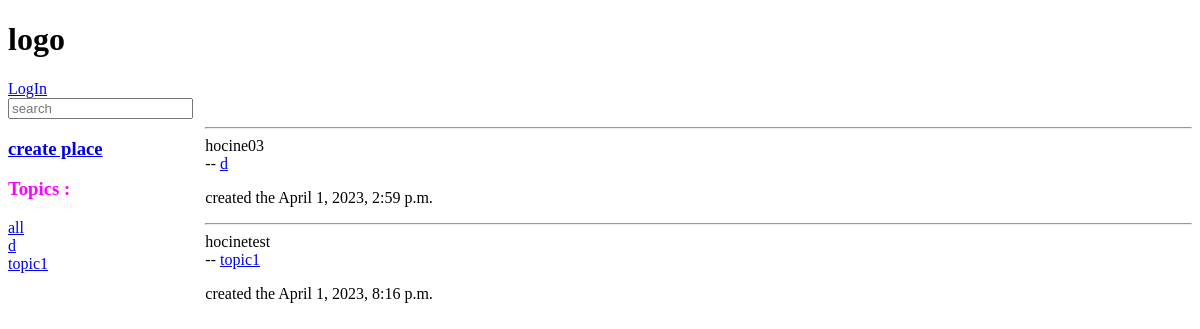
The app's page /, older data.
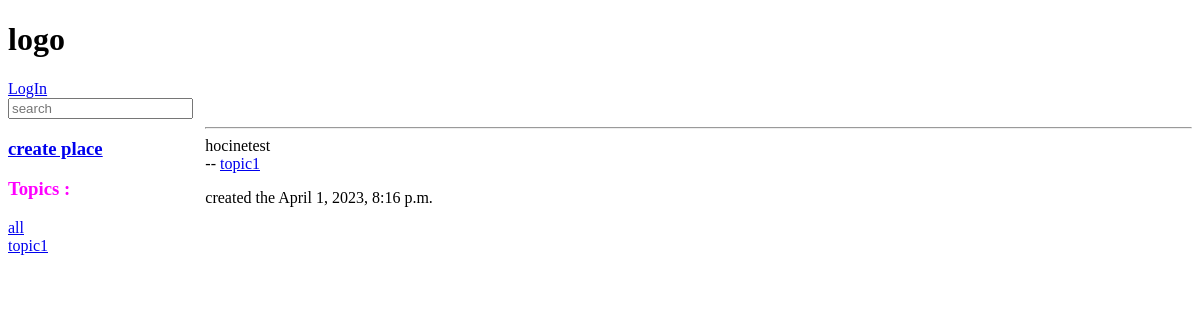
The same page, newer data.
### base/models.py (models this page shows, shortened)
class Place(models.Model):
    user=models.ForeignKey(User,on_delete=models.SET_NULL,null=True)
    name=models.TextField(max_length=20)
    desc=models.TextField(max_length=200,null=True,blank=True)
    updated=models.DateTimeField(auto_now=True)
    created=models.DateTimeField(auto_now_add=True)

### base/views.py (the view)
# urls.py: path('',views.test,name="home"),
def test(request):
  if request.GET.get('q') != None:
    q=request.GET.get('q')
    places = Place.objects.filter(name__contains=q)
  else :
    places = Place.objects.filter()
  context={
     'place':places,
     'user1':user1,
   }
  return render(request,'home.html',context)

### base/templates/home.html (shortened to what this page needs)
{% extends 'main.html' %}
{%block content %}
<div class="home-container">
    <div>
<a href="{% url 'placecreate' %}"><h3>create place</h3> </a>
<h3 style="color:magenta;">Topics :</h3>
<a href="{% url 'home'%}"> all</a>
{% for n in place%}
<div>
<a href="{% url 'home'%}?q={{n.name}}"> {{n.name}}</a></div>
{% endfor%}
</div>
<div>
{%for p in place %}
<div>
    <hr>
    {{p.user}}
    <div>
     --  <a href="{% url 'messagepage' p.id %}">{{p.name}}</a>
    <p> created the <span>{{p.created}}</span></p>
    </div>
</div>
{% endfor %}
</div>
</div>
{% endblock content %}

### base/templates/main.html (shortened to what this page needs)
<!DOCTYPE html>
<html>
<head>
</head>
<body>
    {% include 'navigationbar.html' %}
{% block content %}
{% endblock%}
</body>
</html>

### base/templates/navigationbar.html
<h1> logo</h1>
{% if user.is_authenticated %}
<a href="{% url 'userlogout'%}">LogOut</a>
<h3 align="right">  welcome back  <a href="" ><span style="color: crimson;">{{user.username}}  </span></a></h3>
{% else %}
    <a href="{% url 'userlogin'%}">LogIn</a>
{% endif %}
<form method="GET" action="{% url 'home' %}">
<input type="text" name="q" placeholder="search" />
</form>

### base/templates/home.html (style rules this page uses)
.home-container { display: grid; grid-template-columns: 1fr 5fr; }

Row changes from the older to the newer data that the page shows:
removed Place: name "d", user "hocine03", created "April 1, 2023, 2:59 p.m."
